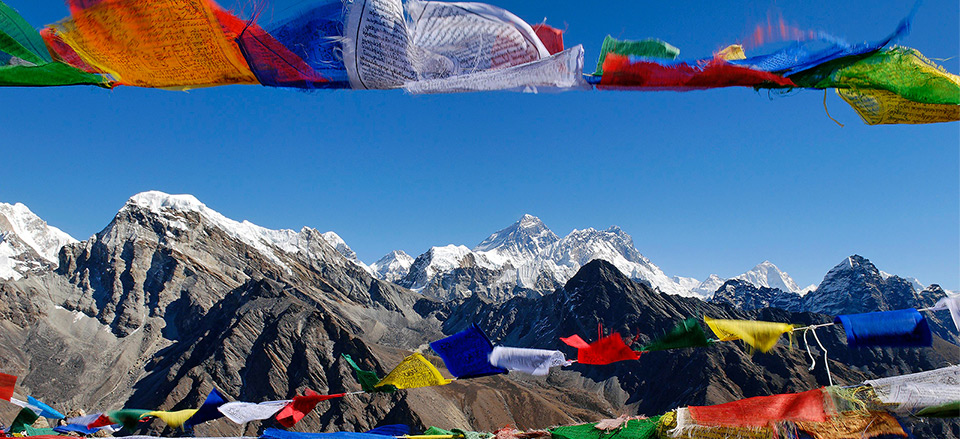
#> input picture Data/Ailleurs/99ijC3.jpeg, 960 x 439 px, given as the content of the folder Data/Ailleurs/99ijC3.jpeg, which was not available
$ python -i Model_test.py   (imports and definitions only)   (older library calls are emulated)
#> lines starting #> are read from the running program, lines starting #| are printed output that depends on the picture; pictures that were not available may be replaced by others from this repository, and a replacement may not be noted
import matplotlib as mat
import os, os.path
import cv2
import skimage
from PIL import Image
from skimage.feature import hog
import matplotlib.pyplot as plt
import numpy as np


# [47 lines left out: functions hist_blue, comatrice, not called in this run]


def max_bleu(path):
#> called with path = 'Data/Ailleurs/99ijC3.jpeg'
    maxi_bleu = 0

    for f in os.listdir(path):
        data = Image.open(path + "/" + f)
#> data is the input picture: PIL image 960x439 RGB; mean R, G, B 80, 106.8, 135.8
        r, g, b = data.split()
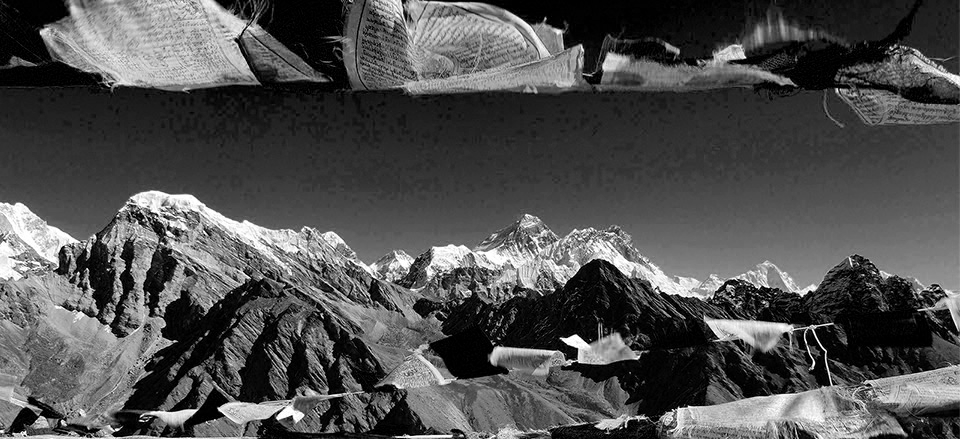
#> r: PIL image 960x439 L; min 0, max 255, mean 80
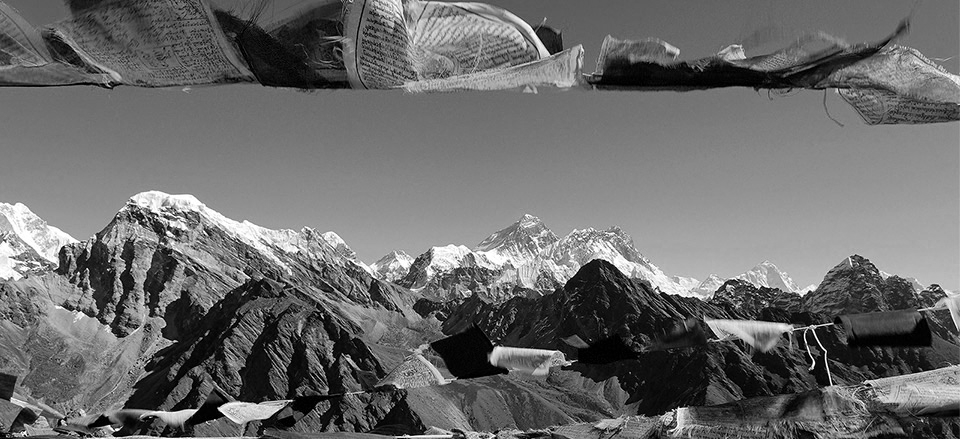
#> g: PIL image 960x439 L; min 0, max 255, mean 106.8
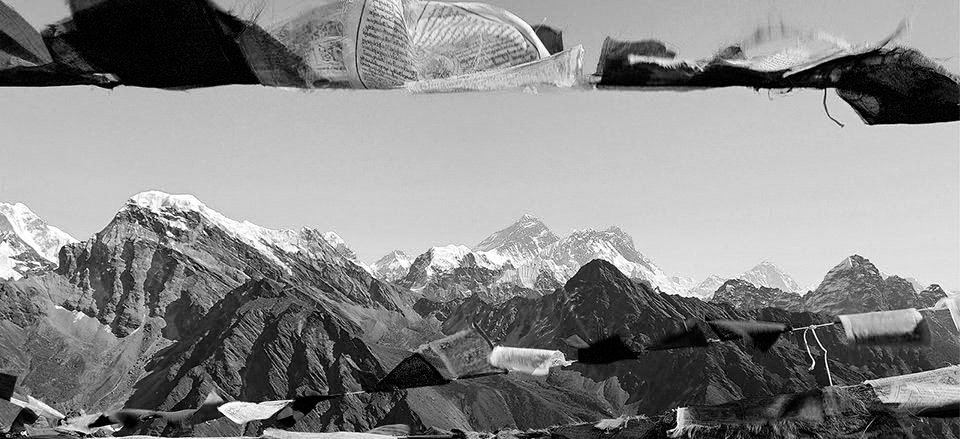
#> b: PIL image 960x439 L; min 0, max 255, mean 135.8
        if maxi_bleu <= max(b.histogram()):
            maxi_bleu = max(b.histogram())
#> maxi_bleu = 10810

    return maxi_bleu


def comatrice_2(path):
    imgs = []
    maximum = max_bleu(path)
#> maximum = 10810
    for f in os.listdir(path):
        img = cv2.imread(path + "/" + f, 0)
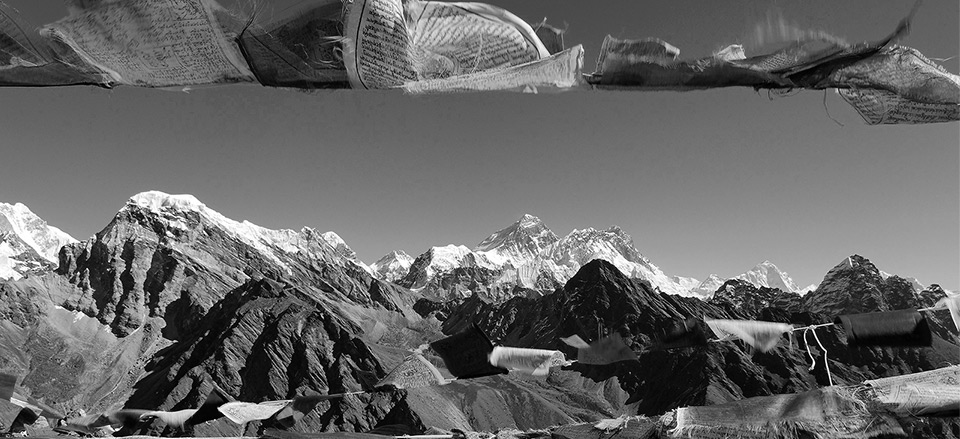
#> img: shape (439, 960); min 0, max 255, mean 102
        data = Image.open(path + "/" + f)
        r, g, b = data.split()
        list = []
        for nb in b.histogram():
            list.append(nb / maximum)
#> this loop made 256 passes
#> nb on passes 1 to 3: 10810, 1545, 1793
#> after the loop, list = 256 values, max 1 at index 0, min 0.0226 at index 254, mean 0.152

        glcmimg = skimage.feature.graycomatrix(img, [1, 2], [0, np.pi / 4, np.pi / 2, 3 * np.pi / 4],
                                               symmetric=True,
                                               normed=True)

        homogeneite = skimage.feature.graycoprops(glcmimg, 'homogeneity')
#> homogeneite = [[0.312, 0.269, 0.297, 0.266], [0.257, 0.269, 0.229, 0.266]]
        dissimilarite = skimage.feature.graycoprops(glcmimg, 'dissimilarity')
#> dissimilarite = [[12, 13.14, 12.91, 15.71], [16.59, 13.14, 18.13, 15.71]]

        for ligne in homogeneite:
            for pixel in ligne:
                list.append(pixel)
#> this loop made 2 passes
#> after the loop, list = 264 values, max 1 at index 0, min 0.0226 at index 254, mean 0.156

        for ligne in dissimilarite:
            for pixel in ligne:
                list.append(pixel)
#> this loop made 2 passes
#> after the loop, list = 272 values, max 18.13 at index 270, min 0.0226 at index 254, mean 0.583
        imgs.append(list)

    print("taille imgs", len(imgs))
#| taille imgs 1
    return imgs

>>> result = comatrice_2('Data/Ailleurs/99ijC3.jpeg')
#> result = 1 item

$ run again, on Data/Ailleurs/ach.jpeg
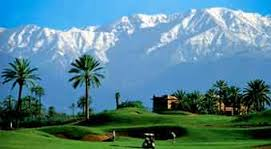
#> input picture Data/Ailleurs/ach.jpeg, 271 x 149 px, given as the content of the folder Data/Ailleurs/ach.jpeg, which was not available
#> in max_bleu, data is the input picture: PIL image 271x149 RGB; mean R, G, B 82.5, 130.2, 142.6
#> in max_bleu, `r, g, b = data.split()`:
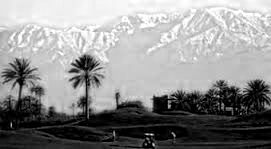
#> b: PIL image 271x149 L; min 0, max 255, mean 142.6
#> maxi_bleu = 2234
#> in comatrice_2, `img = cv2.imread(path + "/" + f, 0)`:
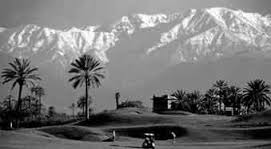
#> img: shape (149, 271); min 0, max 255, mean 117.3
#> the loop in comatrice_2, `for nb in b.histogram():` made 256 passes
#> nb on passes 1 to 3: 2234, 233, 281
#> after the loop in comatrice_2, `for nb in b.histogram():`: list = 256 values, max 1 at index 0, min 0.00806 at index 144, mean 0.0706
#> homogeneite = [[0.34, 0.236, 0.277, 0.244], [0.256, 0.236, 0.208, 0.244]]
#> dissimilarite = [[8.36, 13.17, 10.58, 12.96], [13.01, 13.17, 16.6, 12.96]]
#> the loop in comatrice_2, `for ligne in homogeneite:` made 2 passes
#> after the loop in comatrice_2, `for ligne in homogeneite:`: list = 264 values, max 1 at index 0, min 0.00806 at index 144, mean 0.0762
#> the loop in comatrice_2, `for ligne in dissimilarite:` made 2 passes
#> after the loop in comatrice_2, `for ligne in dissimilarite:`: list = 272 values, max 16.6 at index 270, min 0.00806 at index 144, mean 0.445
#| taille imgs 1
#> result = 1 item

$ run again, on Data/Ailleurs/aqpmm9.jpeg
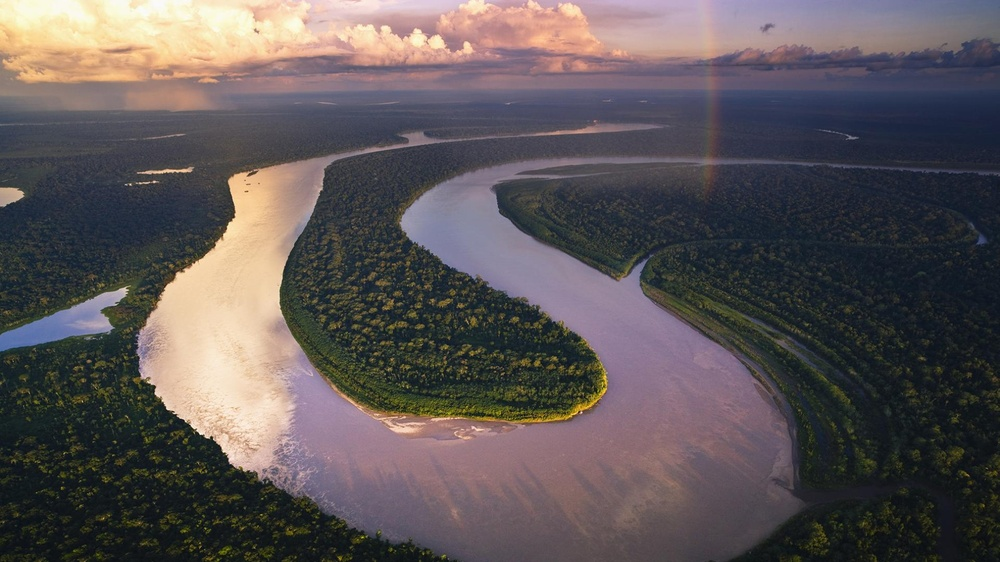
#> input picture Data/Ailleurs/aqpmm9.jpeg, 1000 x 562 px, shrunk from 1920 x 1080 before the run, given as the content of the folder Data/Ailleurs/aqpmm9.jpeg, which was not available
#> in max_bleu, data is the input picture: PIL image 1000x562 RGB; mean R, G, B 93.2, 86.1, 87.5
#> in max_bleu, `r, g, b = data.split()`:
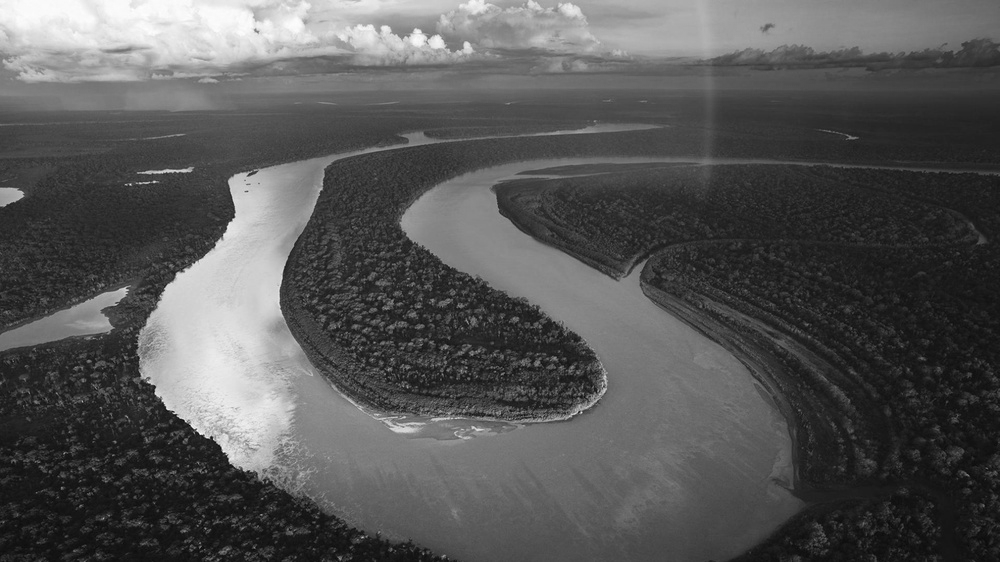
#> g: PIL image 1000x562 L; min 4, max 255, mean 86.1
#> in max_bleu, `r, g, b = data.split()`:
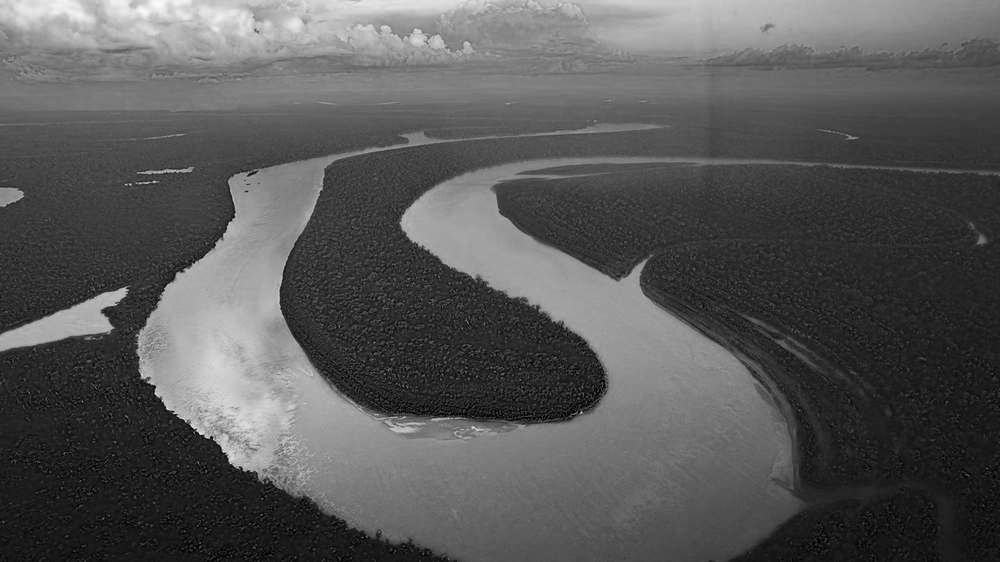
#> b: PIL image 1000x562 L; min 0, max 252, mean 87.5
#> maxi_bleu = 6088
#> the loop in comatrice_2, `for nb in b.histogram():` made 256 passes
#> nb on passes 1 to 3: 355, 69, 68
#> after the loop in comatrice_2, `for nb in b.histogram():`: list = 256 values, max 1 at index 36, min 0 at index 253, mean 0.361
#> homogeneite = [[0.343, 0.255, 0.278, 0.251], [0.266, 0.255, 0.209, 0.251]]
#> dissimilarite = [[4.37, 6.16, 5.41, 6.1], [6.31, 6.16, 7.89, 6.1]]
#> the loop in comatrice_2, `for ligne in homogeneite:` made 2 passes
#> after the loop in comatrice_2, `for ligne in homogeneite:`: list = 264 values, max 1 at index 36, min 0 at index 253, mean 0.358
#> the loop in comatrice_2, `for ligne in dissimilarite:` made 2 passes
#> after the loop in comatrice_2, `for ligne in dissimilarite:`: list = 272 values, max 7.89 at index 270, min 0 at index 253, mean 0.525
#| taille imgs 1
#> result = 1 item
